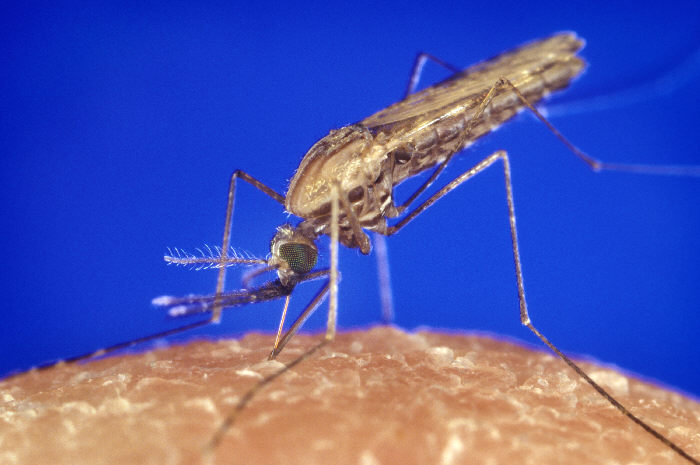
#> input picture moustiques/assets/src/anopheles_gambiae.jpg, 700 x 465 px
$ python make_cutouts.py
#> lines starting #> are read from the running program, lines starting #| are printed output that depends on the picture; after the words box and inside, x2 and y2 are one past the last pixel; in counts of white or black regions, pixels touching at a corner belong together
"""Détoure la photo CDC d'Anopheles gambiae (fond bleu uni) -> assets/src/zezette_cut.png"""
import os
import numpy as np
from PIL import Image, ImageFilter

ROOT = os.path.dirname(os.path.abspath(__file__))
SRC = os.path.join(ROOT, "assets", "src")

im = Image.open(os.path.join(SRC, "anopheles_gambiae.jpg")).convert("RGB")
#> im is the input picture: PIL image 700x465 RGB; mean R, G, B 80.3, 87.5, 173.3
a = np.asarray(im).astype(np.int32)
r, g, b = a[..., 0], a[..., 1], a[..., 2]
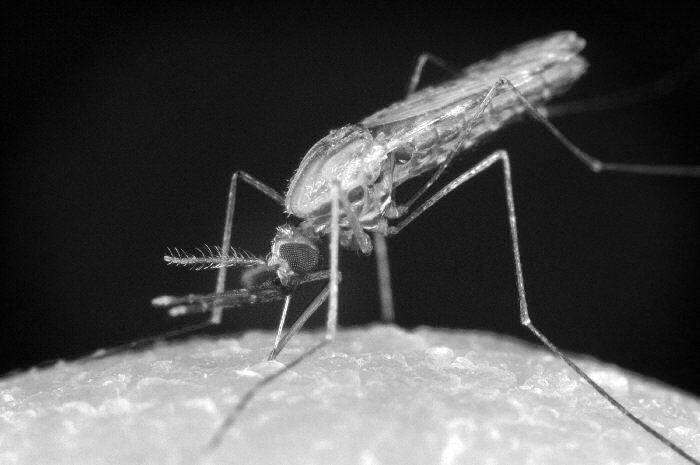
#> r: shape (465, 700) int32; min 0, max 255, mean 80.3
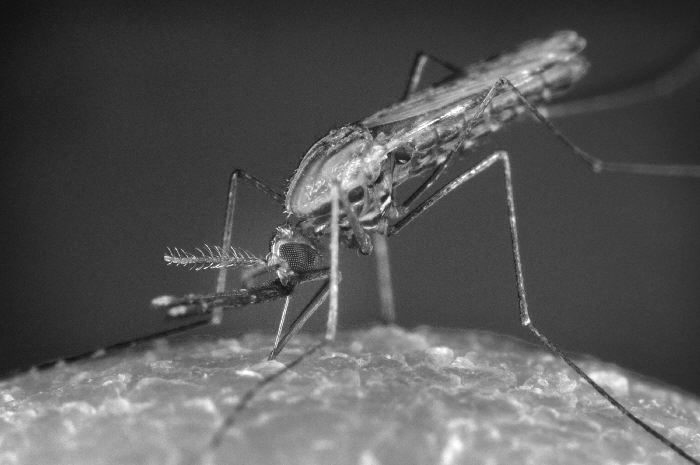
#> g: shape (465, 700) int32; min 14, max 255, mean 87.5
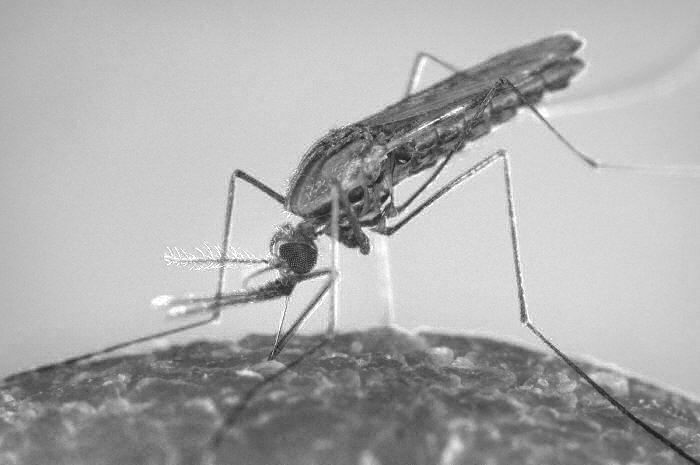
#> b: shape (465, 700) int32; min 22, max 255, mean 173.3
H, W = r.shape
#> H = 465; W = 700
bdiff = b - np.maximum(r, g)
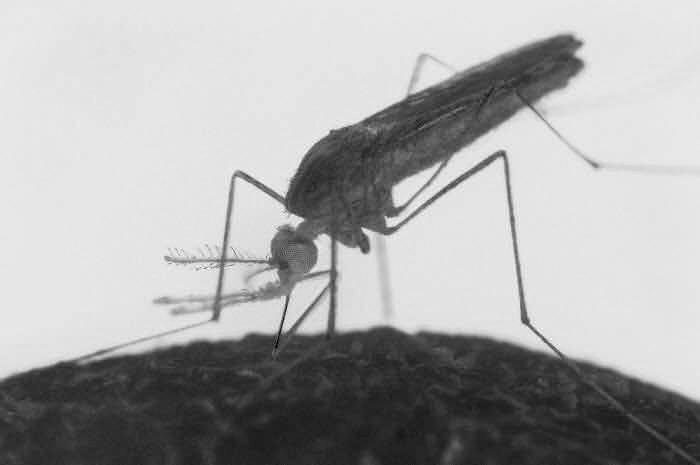
#> bdiff: shape (465, 700) int32; min -155, max 183, mean 70.3; drawn with min black and max white
alpha_col = np.clip((125 - bdiff) / 55.0, 0, 1)  # fond bleu (écart ~150-190) -> 0, corps et ailes -> 1
# bord de la peau, colonne par colonne : on remonte depuis le bas tant que c'est de la peau
skin = (r > b + 25) & (r > 110)
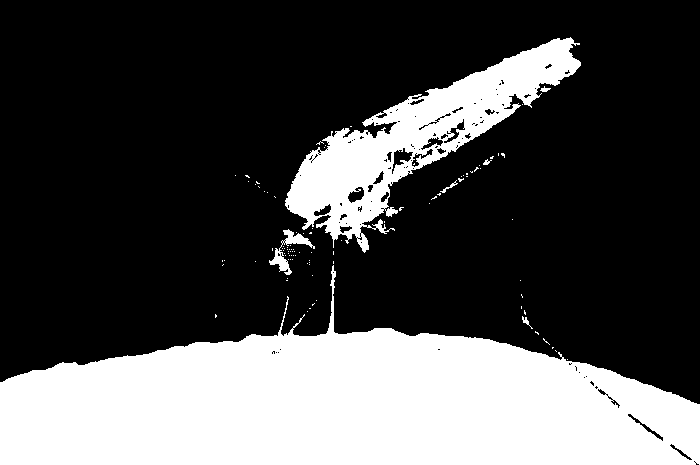
#> skin: shape (465, 700) bool; 30.1% white; 99 white regions (92 under 20 px), largest, box (x1, y1, x2, y2) and area: (0, 265, 700, 465) 78754, (285, 37, 581, 253) 18468, (269, 229, 315, 275) 519
top = np.full(W, H)
#> top = 700 values from 465 to 465
for x in range(W):
    y = H - 1
    miss = 0
    while y > 0 and miss < 6:
        miss = 0 if skin[y, x] else miss + 1
        y -= 1
    top[x] = y - 2
#> after the loop, top = 700 values, max 395 at index 697, min 252 at index 333, mean 343.2
# lissage (médiane glissante) pour ignorer les pattes posées sur la peau
k = 31
pad = np.pad(top, k // 2, mode="edge")
#> pad = 730 values, max 395 at index 712, min 252 at index 348, mean 344.9
top = np.array([np.median(pad[i:i + k]) for i in range(W)]) - 3
#> top = 700 values, max 392 at index 697, min 316 at index 374, mean 340.5
yy = np.arange(H)[:, None]
#> yy = 465 values from 0 to 464
keep = alpha_col * (yy < top[None, :])
m = Image.fromarray((keep * 255).astype(np.uint8), "L")
m = m.filter(ImageFilter.MedianFilter(3))
# désaturer légèrement le liseré bleu
arr = a.astype(np.float32)
fringe = np.asarray(m.filter(ImageFilter.MinFilter(5)), np.float32) < 128
#> fringe: shape (465, 700) bool; 92% white; 37 black regions (31 under 20 px), largest, box (x1, y1, x2, y2) and area: (203, 35, 583, 320) 25772, (442, 152, 505, 193) 125, (522, 298, 528, 324) 61, (158, 299, 177, 302) 32, (174, 309, 186, 313) 27, (237, 173, 252, 181) 25
arr[..., 2] = np.where(fringe, np.minimum(arr[..., 2], (arr[..., 0] + arr[..., 1]) / 2 + 10), arr[..., 2])
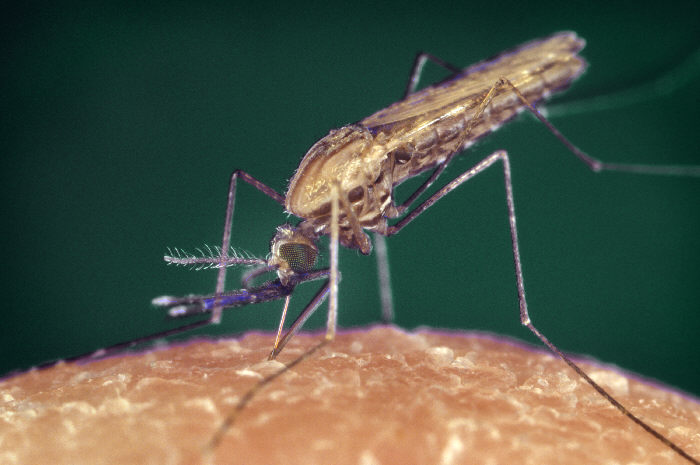
#> arr: shape (465, 700, 3) float32; mean R, G, B 80.3, 87.5, 72.8
out = Image.fromarray(np.clip(arr, 0, 255).astype(np.uint8), "RGB").convert("RGBA")
out.putalpha(m)
bb = out.getbbox()
#> bb = (125, 31, 611, 344)
out = out.crop(bb)
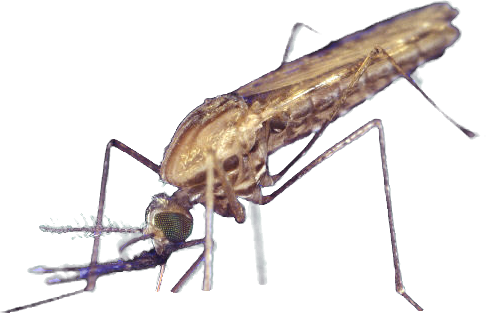
#> out: PIL image 486x313 RGBA; mean R, G, B, A 59.1, 79.8, 71.6, 58.3; transparent parts drawn white
out.save(os.path.join(SRC, "zezette_cut.png"))
print("zezette_cut.png", out.size)
#| zezette_cut.png (486, 313)

$ run again, with moustiques/assets/src/aedes_aegypti.jpg copied over moustiques/assets/src/anopheles_gambiae.jpg
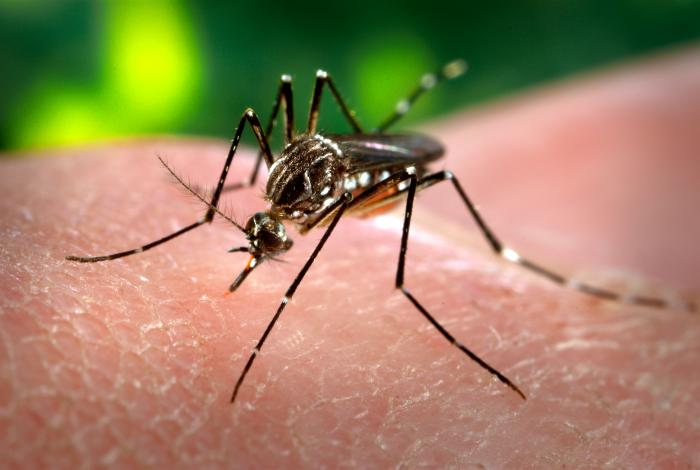
#> input picture moustiques/assets/src/aedes_aegypti.jpg, 700 x 470 px
#> im is the input picture: PIL image 700x470 RGB; mean R, G, B 156.2, 131.2, 98.1
#> alpha_col: shape (470, 700) float64; every value is 1
#> `skin = (r > b + 25) & (r > 110)`:
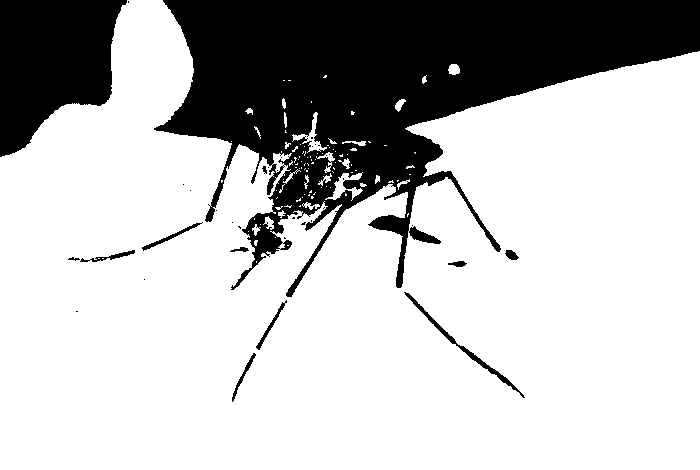
#> skin: shape (470, 700) bool; 74.2% white; 37 black regions (25 under 20 px), largest, box (x1, y1, x2, y2) and area: (154, 0, 700, 297) 69483, (0, 0, 127, 157) 13798, (404, 292, 525, 398) 632
#> after the loop `for x in range(W):`: top = 700 values, max 392 at index 233, min -2 at index 121, mean 161.9
#> pad = 730 values, max 392 at index 248, min -2 at index 136, mean 159.2
#> `top = np.array([np.median(pad[i:i + k]) for i in range(W)]) - 3`: top = 700 values, max 360 at index 493, min -5 at index 121, mean 161.7
#> keep: shape (470, 700) float64; values 0 (black) and 1 (white), 34.5% white; 2 white regions, box (x1, y1, x2, y2) and area: (160, 0, 700, 360) 101049, (0, 0, 120, 145) 12337
#> fringe: shape (470, 700) bool; 66.6% white; 2 black regions, box (x1, y1, x2, y2) and area: (162, 0, 700, 358) 97953, (0, 0, 116, 142) 11809
#> bb = (0, 0, 700, 360)
#> `out = out.crop(bb)`:
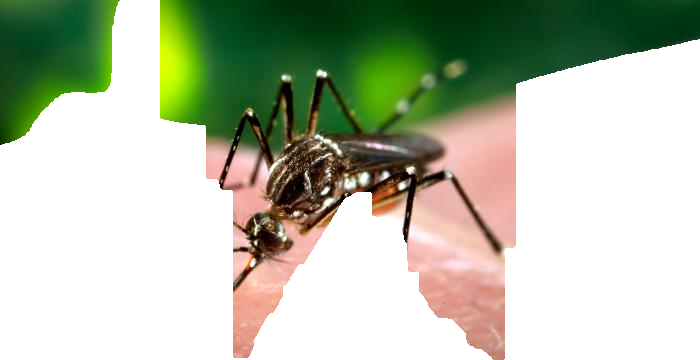
#> out: PIL image 700x360 RGBA; mean R, G, B, A 151.6, 134.9, 96.5, 114.7; transparent parts drawn white
#| zezette_cut.png (700, 360)
